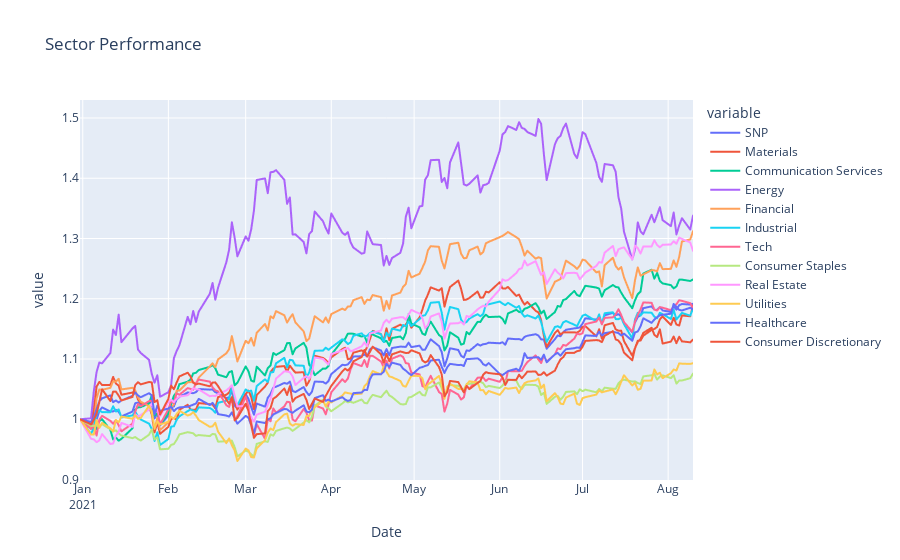

Notebook code cell kept with this figure:
### Code cell
lst_tick = ['SPY','XLB','XLC',
            'XLE','XLF','XLI',
            'XLK','XLP','XLRE',
            'XLU','XLV','XLY']
sector_names = ['SNP','Materials','Communication Services',
               'Energy','Financial','Industrial',
               'Tech','Consumer Staples','Real Estate',
               'Utilities','Healthcare','Consumer Discretionary']

data = yf.download(lst_tick, start="2021-01-01", end=date.today())
df = data.loc[:,('Adj Close')] 
df = df / df.iloc[0]
fig = px.line(df, x=df.index, y=df.columns,
              title='Sector Performance',)

fig.update_xaxes(
    dtick="M1",
    tickformat="%b\n%Y")

names = cycle(sector_names)
fig.for_each_trace(lambda t:  t.update(name = next(names)))
fig.update_layout(hovermode="x unified")

fig.show()

### Figure 1 — Plotly figure (JSON) as saved in the notebook; plotly's stock layout.template omitted (floating-point values rounded to 4 significant figures; data arrays with more than 128 entries replaced by an {"elided": "..."} marker saying what was removed)
{"data": [{"hovertemplate": "variable=SPY<br>Date=%{x}<br>value=%{y}<extra></extra>", "legendgroup": "SPY", "line": {"color": "#636efa", "dash": "solid"}, "mode": "lines", "name": "SNP", "showlegend": true, "type": "scattergl", "x": {"elided": "153 str values"}, "xaxis": "x", "y": {"elided": "153 float values"}, "yaxis": "y"}, {"hovertemplate": "variable=XLB<br>Date=%{x}<br>value=%{y}<extra></extra>", "legendgroup": "XLB", "line": {"color": "#EF553B", "dash": "solid"}, "mode": "lines", "name": "Materials", "showlegend": true, "type": "scattergl", "x": {"elided": "153 str values"}, "xaxis": "x", "y": {"elided": "153 float values"}, "yaxis": "y"}, {"hovertemplate": "variable=XLC<br>Date=%{x}<br>value=%{y}<extra></extra>", "legendgroup": "XLC", "line": {"color": "#00cc96", "dash": "solid"}, "mode": "lines", "name": "Communication Services", "showlegend": true, "type": "scattergl", "x": {"elided": "153 str values"}, "xaxis": "x", "y": {"elided": "153 float values"}, "yaxis": "y"}, {"hovertemplate": "variable=XLE<br>Date=%{x}<br>value=%{y}<extra></extra>", "legendgroup": "XLE", "line": {"color": "#ab63fa", "dash": "solid"}, "mode": "lines", "name": "Energy", "showlegend": true, "type": "scattergl", "x": {"elided": "153 str values"}, "xaxis": "x", "y": {"elided": "153 float values"}, "yaxis": "y"}, {"hovertemplate": "variable=XLF<br>Date=%{x}<br>value=%{y}<extra></extra>", "legendgroup": "XLF", "line": {"color": "#FFA15A", "dash": "solid"}, "mode": "lines", "name": "Financial", "showlegend": true, "type": "scattergl", "x": {"elided": "153 str values"}, "xaxis": "x", "y": {"elided": "153 float values"}, "yaxis": "y"}, {"hovertemplate": "variable=XLI<br>Date=%{x}<br>value=%{y}<extra></extra>", "legendgroup": "XLI", "line": {"color": "#19d3f3", "dash": "solid"}, "mode": "lines", "name": "Industrial", "showlegend": true, "type": "scattergl", "x": {"elided": "153 str values"}, "xaxis": "x", "y": {"elided": "153 float values"}, "yaxis": "y"}, {"hovertemplate": "variable=XLK<br>Date=%{x}<br>value=%{y}<extra></extra>", "legendgroup": "XLK", "line": {"color": "#FF6692", "dash": "solid"}, "mode": "lines", "name": "Tech", "showlegend": true, "type": "scattergl", "x": {"elided": "153 str values"}, "xaxis": "x", "y": {"elided": "153 float values"}, "yaxis": "y"}, {"hovertemplate": "variable=XLP<br>Date=%{x}<br>value=%{y}<extra></extra>", "legendgroup": "XLP", "line": {"color": "#B6E880", "dash": "solid"}, "mode": "lines", "name": "Consumer Staples", "showlegend": true, "type": "scattergl", "x": {"elided": "153 str values"}, "xaxis": "x", "y": {"elided": "153 float values"}, "yaxis": "y"}, {"hovertemplate": "variable=XLRE<br>Date=%{x}<br>value=%{y}<extra></extra>", "legendgroup": "XLRE", "line": {"color": "#FF97FF", "dash": "solid"}, "mode": "lines", "name": "Real Estate", "showlegend": true, "type": "scattergl", "x": {"elided": "153 str values"}, "xaxis": "x", "y": {"elided": "153 float values"}, "yaxis": "y"}, {"hovertemplate": "variable=XLU<br>Date=%{x}<br>value=%{y}<extra></extra>", "legendgroup": "XLU", "line": {"color": "#FECB52", "dash": "solid"}, "mode": "lines", "name": "Utilities", "showlegend": true, "type": "scattergl", "x": {"elided": "153 str values"}, "xaxis": "x", "y": {"elided": "153 float values"}, "yaxis": "y"}, {"hovertemplate": "variable=XLV<br>Date=%{x}<br>value=%{y}<extra></extra>", "legendgroup": "XLV", "line": {"color": "#636efa", "dash": "solid"}, "mode": "lines", "name": "Healthcare", "showlegend": true, "type": "scattergl", "x": {"elided": "153 str values"}, "xaxis": "x", "y": {"elided": "153 float values"}, "yaxis": "y"}, {"hovertemplate": "variable=XLY<br>Date=%{x}<br>value=%{y}<extra></extra>", "legendgroup": "XLY", "line": {"color": "#EF553B", "dash": "solid"}, "mode": "lines", "name": "Consumer Discretionary", "showlegend": true, "type": "scattergl", "x": {"elided": "153 str values"}, "xaxis": "x", "y": {"elided": "153 float values"}, "yaxis": "y"}], "layout": {"hovermode": "x unified", "legend": {"title": {"text": "variable"}, "tracegroupgap": 0}, "title": {"text": "Sector Performance"}, "xaxis": {"anchor": "y", "domain": [0, 1], "dtick": "M1", "tickformat": "%b\n%Y", "title": {"text": "Date"}}, "yaxis": {"anchor": "x", "domain": [0, 1], "title": {"text": "value"}}}}
